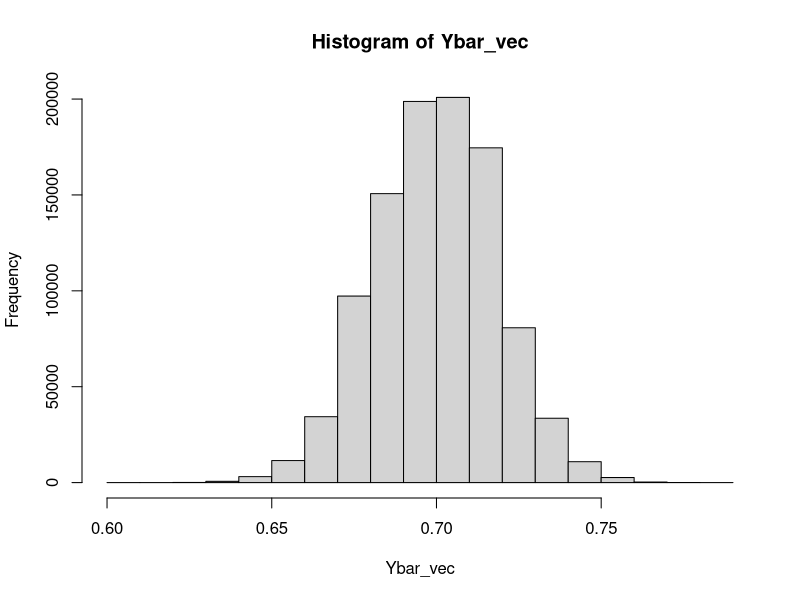
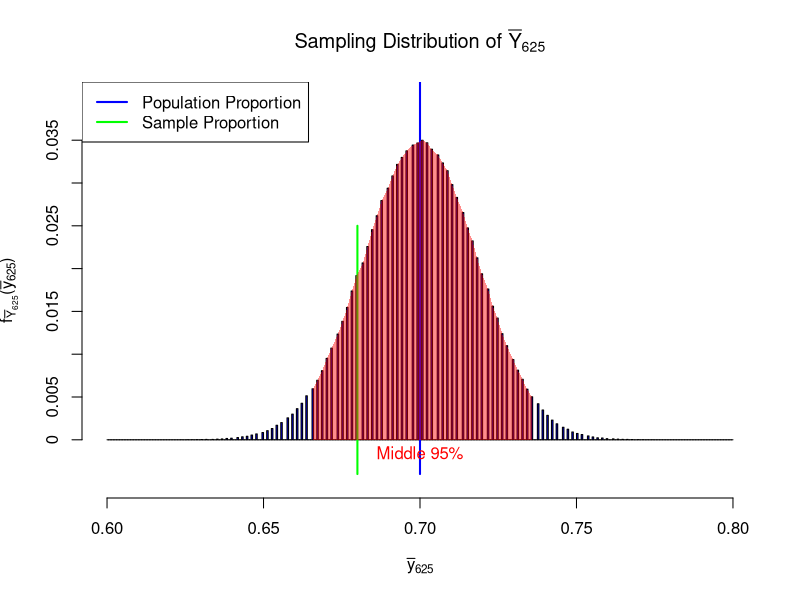
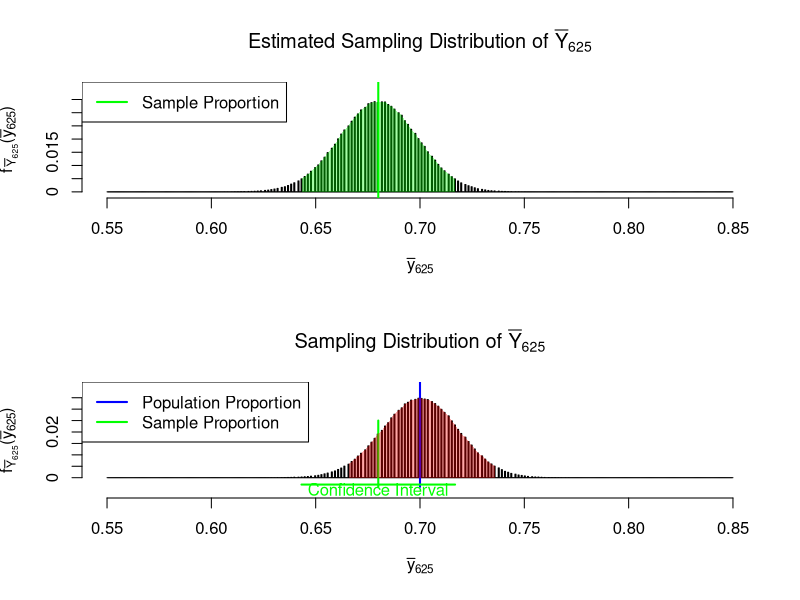
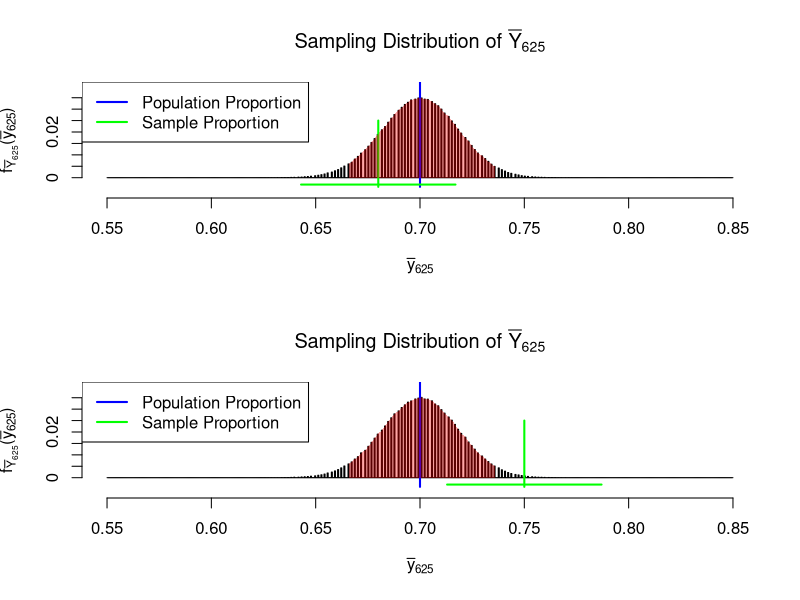

Write the R code that produced these figures, in order.
## ---- chunk 1
#| echo: true
sumY_vec <- rbinom(1000000, size=625, prob=.70)
## ---- chunk 2
#| echo: true
Ybar_vec <- sumY_vec/625
## ---- chunk 3
#| echo: true
hist(Ybar_vec)
## ---- chunk 4
S <-1000000
y.bar <- rbinom(n=S,size=625,prob=.70)/625
temp.hist <- hist(y.bar,breaks=seq(.6,.8,.0005),col="blue",yaxt="n",ylim=c(-5000,40000),main=expression(paste("Sampling Distribution of ",bar(Y)[625])),xlab=expression(bar(y)[625]),ylab=expression(paste(f[bar(Y)[625]],"(",bar(y)[625],")")))
axis(2,at=seq(0,35000,5000),labels=seq(0,35000,5000)/S)
#segments(x0=quantile(y.bar,probs=c(.025,.975)),y0=0,y1=15000,col="red",lwd=2)
segments(x0=.70,y0=-4000,y1=50000,col="blue",lwd=2)
segments(x0=.68,y0=-4000,y1=25000,col="green",lwd=2)
indmin <- max(which(temp.hist$breaks <= quantile(y.bar,probs=.025)))
indmax <- min(which(temp.hist$breaks >= quantile(y.bar,probs=.975)))
xx <- temp.hist$mids[indmin:indmax]
yy <- temp.hist$counts[indmin:indmax]
xx <- xx[yy > 0]
yy <- yy[yy > 0]
polygon(x=c(xx,rev(xx)),y=c(rep(0,length(yy)),rev(yy)),col=rgb(1,0,0,.45),border=NA)    
text(x=.70,y=-1500,"Middle 95%",col="red")
#segments(x0=.71,x1=.71+.036,y0=-3000,col="red",lwd=2)
#text(x=.71 + .036/2,y=-5000,"Margin-of-Error",col="red")
legend("topleft",legend=c("Population Proportion","Sample Proportion"),col=c("blue","green"),lwd=2)
## ---- chunk 5
#| echo: true
 sumY_vec <- rbinom(1000000, size=625, prob=.70) 
## ---- chunk 6
#| echo: true
Ybar_vec <- sumY_vec/625
## ---- chunk 7
#| echo: true
mean(Ybar_vec-.01 <= .7 & Ybar_vec+.01 >= .7 ) 
## ---- chunk 8
#| echo: true
sumY_vec <- rbinom(1000000, size=625, prob=.68) 
## ---- chunk 9
par(mfrow=c(2,1))
S <-1000000
y.bar <- rbinom(n=S,size=625,prob=.68)/625
temp.hist <- hist(y.bar,breaks=seq(.55,.85,.0005),col="green",yaxt="n",ylim=c(-700,40000),main=expression(paste("Estimated Sampling Distribution of ",bar(Y)[625])),xlab=expression(bar(y)[625]),ylab=expression(paste(hat(f)[bar(Y)[625]],"(",bar(y)[625],")")))
axis(2,at=seq(0,35000,5000),labels=seq(0,35000,5000)/S)
segments(x0=.68,y0=-4000,y1=50000,col="green",lwd=2)
indmin <- max(which(temp.hist$breaks <= quantile(y.bar,probs=.025)))
indmax <- min(which(temp.hist$breaks >= quantile(y.bar,probs=.975)))
xx <- temp.hist$mids[indmin:indmax]
yy <- temp.hist$counts[indmin:indmax]
xx <- xx[yy > 0]
yy <- yy[yy > 0]
polygon(x=c(xx,rev(xx)),y=c(rep(0,length(yy)),rev(yy)),col=rgb(0,1,0,.35),border=NA)    
lb <- quantile(y.bar,probs=.025)
ub <- quantile(y.bar,probs=.975)
#segments(x0=.68,x1=ub,y0=-3000,col="green",lwd=2)
text(x=.68 ,y=-5000,"Middle 95%",col="green")
legend("topleft",legend=c("Sample Proportion"),col=c("green"),lwd=2)
S <-1000000
y.bar <- rbinom(n=S,size=625,prob=.7)/625
temp.hist <- hist(y.bar,breaks=seq(.55,.85,.0005),col="blue",yaxt="n",ylim=c(-7000,40000),main=expression(paste("Sampling Distribution of ",bar(Y)[625])),xlab=expression(bar(y)[625]),ylab=expression(paste(f[bar(Y)[625]],"(",bar(y)[625],")")))
axis(2,at=seq(0,35000,5000),labels=seq(0,35000,5000)/S)
#segments(x0=quantile(y.bar,probs=c(.025,.975)),y0=0,y1=15000,col="red",lwd=2)
segments(x0=.70,y0=-4000,y1=50000,col="blue",lwd=2)
segments(x0=.68,y0=-4000,y1=25000,col="green",lwd=2)
indmin <- max(which(temp.hist$breaks <= quantile(y.bar,probs=.025)))
indmax <- min(which(temp.hist$breaks >= quantile(y.bar,probs=.975)))
xx <- temp.hist$mids[indmin:indmax]
yy <- temp.hist$counts[indmin:indmax]
xx <- xx[yy > 0]
yy <- yy[yy > 0]
polygon(x=c(xx,rev(xx)),y=c(rep(0,length(yy)),rev(yy)),col=rgb(1,0,0,.35),border=NA)    
#text(x=.7075,y=-1500,"Middle 95%",col="red")
segments(x0=lb,x1=ub,y0=-3000,col="green",lwd=2)
text(x=.68,y=-5000,"Confidence Interval",col="green")
legend("topleft",legend=c("Population Proportion","Sample Proportion"),col=c("blue","green"),lwd=2)
## ---- chunk 10
par(mfrow=c(2,1))
S <-1000000
y.bar <- rbinom(n=S,size=625,prob=.7)/625
temp.hist <- hist(y.bar,breaks=seq(.55,.85,.0005),col="blue",yaxt="n",ylim=c(-7000,40000),main=expression(paste("Sampling Distribution of ",bar(Y)[625])),xlab=expression(bar(y)[625]),ylab=expression(paste(f[bar(Y)[625]],"(",bar(y)[625],")")))
axis(2,at=seq(0,35000,5000),labels=seq(0,35000,5000)/S)
#segments(x0=quantile(y.bar,probs=c(.025,.975)),y0=0,y1=15000,col="red",lwd=2)
segments(x0=.7,y0=-4000,y1=50000,col="blue",lwd=2)
segments(x0=.68,y0=-4000,y1=25000,col="green",lwd=2)
indmin <- max(which(temp.hist$breaks <= quantile(y.bar,probs=.025)))
indmax <- min(which(temp.hist$breaks >= quantile(y.bar,probs=.975)))
xx <- temp.hist$mids[indmin:indmax]
yy <- temp.hist$counts[indmin:indmax]
xx <- xx[yy > 0]
yy <- yy[yy > 0]
polygon(x=c(xx,rev(xx)),y=c(rep(0,length(yy)),rev(yy)),col=rgb(1,0,0,.35),border=NA)    
#text(x=.7075,y=-1500,"Middle 95%",col="red")

segments(x0=.68-.037,x1=.68+.037,y0=-3000,col="green",lwd=2)
#text(x=.68,y=-5000,"95% Confidence Interval",col="green")
legend("topleft",legend=c("Population Proportion","Sample Proportion"),col=c("blue","green"),lwd=2)
S <-1000000
y.bar <- rbinom(n=S,size=625,prob=.7)/625
temp.hist <- hist(y.bar,breaks=seq(.55,.85,.0005),col="blue",yaxt="n",ylim=c(-7000,40000),main=expression(paste("Sampling Distribution of ",bar(Y)[625])),xlab=expression(bar(y)[625]),ylab=expression(paste(f[bar(Y)[625]],"(",bar(y)[625],")")))
axis(2,at=seq(0,35000,5000),labels=seq(0,35000,5000)/S)
#segments(x0=quantile(y.bar,probs=c(.025,.975)),y0=0,y1=15000,col="red",lwd=2)
segments(x0=.7,y0=-4000,y1=50000,col="blue",lwd=2)
segments(x0=.75,y0=-4000,y1=25000,col="green",lwd=2)
indmin <- max(which(temp.hist$breaks <= quantile(y.bar,probs=.025)))
indmax <- min(which(temp.hist$breaks >= quantile(y.bar,probs=.975)))
xx <- temp.hist$mids[indmin:indmax]
yy <- temp.hist$counts[indmin:indmax]
xx <- xx[yy > 0]
yy <- yy[yy > 0]
polygon(x=c(xx,rev(xx)),y=c(rep(0,length(yy)),rev(yy)),col=rgb(1,0,0,.35),border=NA)    
#text(x=.7075,y=-1500,"Middle 95%",col="red")
segments(x0=.75-.037,x1=.75+.037,y0=-3000,col="green",lwd=2)
#text(x=.75,y=-5000,"95% Confidence Interval",col="green")
legend("topleft",legend=c("Population Proportion","Sample Proportion"),col=c("blue","green"),lwd=2)
